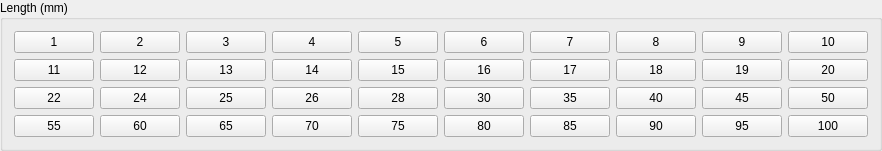
             <widget class="QGroupBox" name="MetricLengths_2">
              <property name="title">
               <string>Length (mm)</string>
              </property>
              <layout class="QGridLayout" name="gridLayout_14">
               <item row="2" column="5">
                <widget class="QPushButton" name="pushButton_238">
                 <property name="text">
                  <string>30</string>
                 </property>
                </widget>
               </item>
               <item row="2" column="9">
                <widget class="QPushButton" name="pushButton_242">
                 <property name="text">
                  <string>50</string>
                 </property>
                </widget>
               </item>
               <item row="3" column="6">
                <widget class="QPushButton" name="pushButton_249">
                 <property name="text">
                  <string>85</string>
                 </property>
                 <property name="checkable">
                  <bool>true</bool>
                 </property>
                </widget>
               </item>
               <item row="0" column="1">
                <widget class="QPushButton" name="pushButton_214">
                 <property name="text">
                  <string>2</string>
                 </property>
                 <property name="checkable">
                  <bool>true</bool>
                 </property>
                </widget>
               </item>
               <item row="2" column="3">
                <widget class="QPushButton" name="pushButton_236">
                 <property name="text">
                  <string>26</string>
                 </property>
                </widget>
               </item>
               <item row="0" column="4">
                <widget class="QPushButton" name="pushButton_217">
                 <property name="text">
                  <string>5</string>
                 </property>
                </widget>
               </item>
               <item row="3" column="4">
                <widget class="QPushButton" name="pushButton_247">
                 <property name="text">
                  <string>75</string>
                 </property>
                </widget>
               </item>
               <item row="0" column="0">
                <widget class="QPushButton" name="pushButton_213">
                 <property name="text">
                  <string>1</string>
                 </property>
                </widget>
               </item>
               <item row="0" column="6">
                <widget class="QPushButton" name="pushButton_219">
                 <property name="text">
                  <string>7</string>
                 </property>
                 <property name="checkable">
                  <bool>true</bool>
                 </property>
                </widget>
               </item>
               <item row="3" column="3">
                <widget class="QPushButton" name="pushButton_246">
                 <property name="text">
                  <string>70</string>
                 </property>
                </widget>
               </item>
               <item row="1" column="9">
                <widget class="QPushButton" name="pushButton_232">
                 <property name="text">
                  <string>20</string>
                 </property>
                </widget>
               </item>
               <item row="1" column="1">
                <widget class="QPushButton" name="pushButton_224">
                 <property name="text">
                  <string>12</string>
                 </property>
                 <property name="checkable">
                  <bool>true</bool>
                 </property>
                </widget>
               </item>
               <item row="0" column="8">
                <widget class="QPushButton" name="pushButton_221">
                 <property name="text">
                  <string>9</string>
                 </property>
                </widget>
               </item>
               <item row="2" column="7">
                <widget class="QPushButton" name="pushButton_240">
                 <property name="text">
                  <string>40</string>
                 </property>
                </widget>
               </item>
               <item row="1" column="6">
                <widget class="QPushButton" name="pushButton_229">
                 <property name="text">
                  <string>17</string>
                 </property>
                 <property name="checkable">
                  <bool>true</bool>
                 </property>
                </widget>
               </item>
               <item row="2" column="1">
                <widget class="QPushButton" name="pushButton_234">
                 <property name="text">
                  <string>24</string>
                 </property>
                 <property name="checkable">
                  <bool>true</bool>
                 </property>
                </widget>
               </item>
               <item row="2" column="8">
                <widget class="QPushButton" name="pushButton_241">
                 <property name="text">
                  <string>45</string>
                 </property>
                </widget>
               </item>
               <item row="1" column="7">
                <widget class="QPushButton" name="pushButton_230">
                 <property name="text">
                  <string>18</string>
                 </property>
                </widget>
               </item>
               <item row="1" column="0">
                <widget class="QPushButton" name="pushButton_223">
                 <property name="text">
                  <string>11</string>
                 </property>
                </widget>
               </item>
               <item row="2" column="4">
                <widget class="QPushButton" name="pushButton_237">
                 <property name="text">
                  <string>28</string>
                 </property>
                </widget>
               </item>
               <item row="0" column="2">
                <widget class="QPushButton" name="pushButton_215">
                 <property name="text">
                  <string>3</string>
                 </property>
                </widget>
               </item>
               <item row="0" column="9">
                <widget class="QPushButton" name="pushButton_222">
                 <property name="text">
                  <string>10</string>
                 </property>
                </widget>
               </item>
               <item row="3" column="2">
                <widget class="QPushButton" name="pushButton_245">
                 <property name="text">
                  <string>65</string>
                 </property>
                </widget>
               </item>
               <item row="1" column="3">
                <widget class="QPushButton" name="pushButton_226">
                 <property name="text">
                  <string>14</string>
                 </property>
                </widget>
               </item>
               <item row="3" column="1">
                <widget class="QPushButton" name="pushButton_244">
                 <property name="text">
                  <string>60</string>
                 </property>
                 <property name="checkable">
                  <bool>true</bool>
                 </property>
                </widget>
               </item>
               <item row="3" column="7">
                <widget class="QPushButton" name="pushButton_250">
                 <property name="text">
                  <string>90</string>
                 </property>
                </widget>
               </item>
               <item row="3" column="0">
                <widget class="QPushButton" name="pushButton_243">
                 <property name="text">
                  <string>55</string>
                 </property>
                </widget>
               </item>
               <item row="0" column="7">
                <widget class="QPushButton" name="pushButton_220">
                 <property name="text">
                  <string>8</string>
                 </property>
                </widget>
               </item>
               <item row="2" column="0">
                <widget class="QPushButton" name="pushButton_233">
                 <property name="text">
                  <string>22</string>
                 </property>
                </widget>
               </item>
               <item row="1" column="8">
                <widget class="QPushButton" name="pushButton_231">
                 <property name="text">
                  <string>19</string>
                 </property>
                </widget>
               </item>
               <item row="3" column="5">
                <widget class="QPushButton" name="pushButton_248">
                 <property name="text">
                  <string>80</string>
                 </property>
                </widget>
               </item>
               <item row="1" column="5">
                <widget class="QPushButton" name="pushButton_228">
                 <property name="text">
                  <string>16</string>
                 </property>
                </widget>
               </item>
               <item row="0" column="5">
                <widget class="QPushButton" name="pushButton_218">
                 <property name="text">
                  <string>6</string>
                 </property>
                </widget>
               </item>
               <item row="3" column="9">
                <widget class="QPushButton" name="pushButton_252">
                 <property name="text">
                  <string>100</string>
                 </property>
                </widget>
               </item>
               <item row="2" column="2">
                <widget class="QPushButton" name="pushButton_235">
                 <property name="text">
                  <string>25</string>
                 </property>
                </widget>
               </item>
               <item row="1" column="2">
                <widget class="QPushButton" name="pushButton_225">
                 <property name="text">
                  <string>13</string>
                 </property>
                </widget>
               </item>
               <item row="0" column="3">
                <widget class="QPushButton" name="pushButton_216">
                 <property name="text">
                  <string>4</string>
                 </property>
                </widget>
               </item>
               <item row="1" column="4">
                <widget class="QPushButton" name="pushButton_227">
                 <property name="text">
                  <string>15</string>
                 </property>
                </widget>
               </item>
               <item row="2" column="6">
                <widget class="QPushButton" name="pushButton_239">
                 <property name="text">
                  <string>35</string>
                 </property>
                 <property name="checkable">
                  <bool>true</bool>
                 </property>
                </widget>
               </item>
               <item row="3" column="8">
                <widget class="QPushButton" name="pushButton_251">
                 <property name="text">
                  <string>95</string>
                 </property>
                </widget>
               </item>
              </layout>
             </widget>
